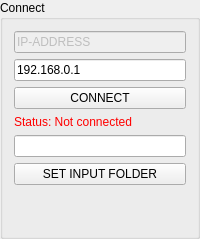
         <widget class="QGroupBox" name="groupBox_3">
          <property name="title">
           <string>Connect</string>
          </property>
          <layout class="QGridLayout" name="gridLayout_8">
           <item row="2" column="0">
            <widget class="QPushButton" name="setDuetIP">
             <property name="text">
              <string>CONNECT</string>
             </property>
            </widget>
           </item>
           <item row="6" column="0">
            <spacer name="verticalSpacer_2">
             <property name="orientation">
              <enum>Qt::Orientation::Vertical</enum>
             </property>
             <property name="sizeHint" stdset="0">
              <size>
               <width>20</width>
               <height>40</height>
              </size>
             </property>
            </spacer>
           </item>
           <item row="3" column="0">
            <widget class="QLabel" name="connect_status">
             <property name="styleSheet">
              <string notr="true">QLabel { color: red }</string>
             </property>
             <property name="text">
              <string>Status: Not connected</string>
             </property>
            </widget>
           </item>
           <item row="1" column="0">
            <widget class="QLineEdit" name="DuetIPAddress">
             <property name="text">
              <string>192.168.0.1</string>
             </property>
            </widget>
           </item>
           <item row="4" column="0">
            <widget class="QLineEdit" name="PhOperFolder"/>
           </item>
           <item row="0" column="0">
            <widget class="QLineEdit" name="lineEdit_42">
             <property name="enabled">
              <bool>false</bool>
             </property>
             <property name="text">
              <string>IP-ADDRESS</string>
             </property>
            </widget>
           </item>
           <item row="5" column="0">
            <widget class="QPushButton" name="setPhOperFolder">
             <property name="text">
              <string>SET INPUT FOLDER</string>
             </property>
            </widget>
           </item>
          </layout>
         </widget>
